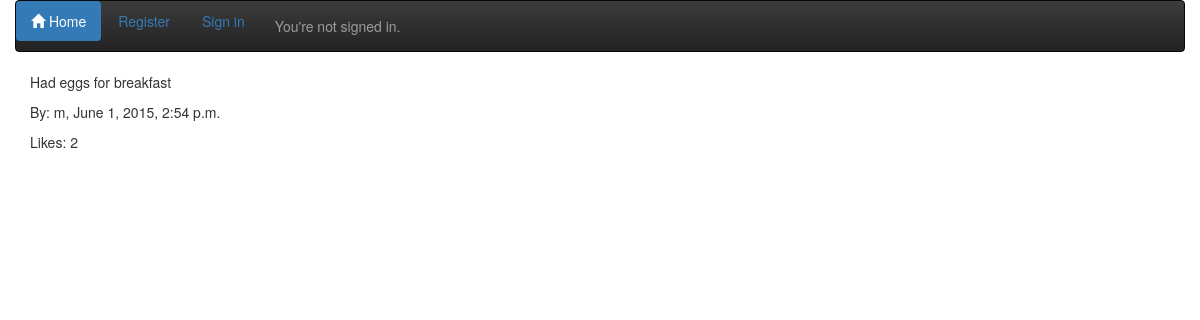
The app's page /site_details/23/ with its own data.
### theme/models.py (models this page shows, shortened)
class Comment(models.Model):
	comment = models.TextField()
	likes = models.PositiveIntegerField(default=0)
	comment_by = models.ForeignKey(User, related_name="written_comments")
	comment_datetime = models.DateTimeField()
	class Meta:
		ordering = ['-comment_datetime']

### theme/views.py (the view)
# urls.py: url(r'^(\d+)/$', theme_views.comment_details, name='comment_details'),
def comment_details(request, comment_id):
	comments = Comment.objects.all().filter(id=comment_id)
	context = {
		'comments': comments,
	}
	return render(request, 'theme/comment_detail.html', context)

### theme/templates/theme/comment_detail.html (shortened to what this page needs)
{% extends 'theme/base.html' %}
{% block container %}
{% for comment in comments %}
<div class="container">
	<p>{{ comment.comment}}</p>
	<p>By: {{ comment.comment_by }}, {{ comment.comment_datetime }}</p>
	<p>Likes: {{ comment.likes }}</p>
</div>
{% endfor %}
{% endblock %}

### records on screen
Comment: comment "Had eggs for breakfast", comment_by "m", comment_datetime "June 1, 2015, 2:54 p.m.", likes "2"
